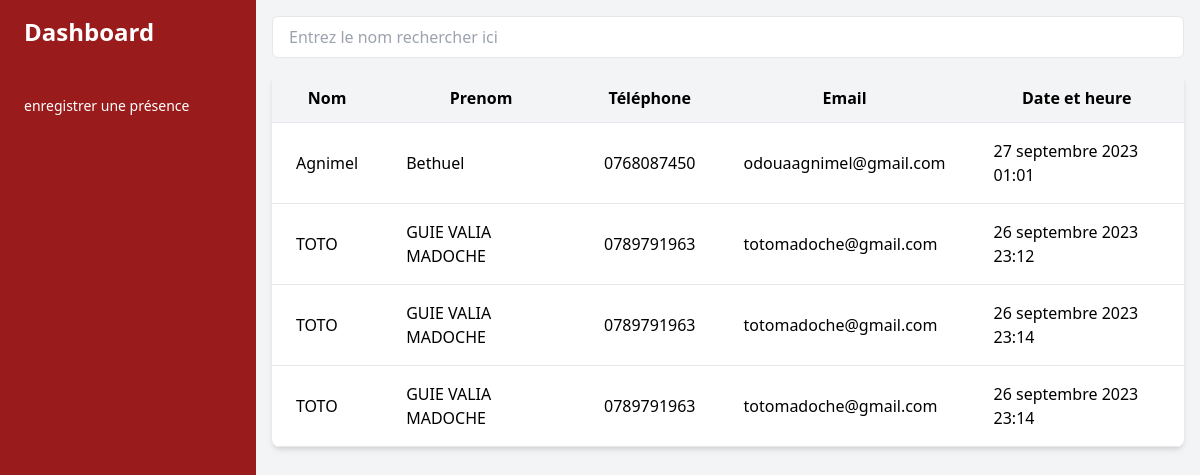
The page /presence/ on the database its author committed.
### simplon_app/models.py (models this page shows, shortened)
class Presence(models.Model):
    nom = models.CharField(max_length=30)
    prenom = models.CharField(max_length=50)
    telephone = models.CharField(max_length=12)
    email = models.EmailField()
    date_presence = models.DateTimeField(auto_now_add=True)

### simplon_app/views.py (the view, shortened to what this page needs)
# urls.py: path("presence/",views.ListePresence,name="presence"),
def ListePresence(request):
    inscrit = Presence.objects.all().order_by('nom')
    context = {
        "inscrit":inscrit
    }
    return render(request,"simplon_app/inscrits.html",context=context)

### simplon_app/templates/simplon_app/inscrits.html (shortened to what this page needs)
<!DOCTYPE html>
<html lang="fr">
<head>
    <link href="https://cdn.jsdelivr.net/npm/tailwindcss@2.2.15/dist/tailwind.min.css" rel="stylesheet">
</head>
<body class="bg-gray-100 font-sans">
    <div class="flex">
        <aside class="w-64 bg-red-800 text-white h-screen">
            <div class="py-4 px-6">
                <h1 class="text-2xl font-semibold">Dashboard</h1>
            </div>
            <nav>
                <ul class="space-y-2 mt-6">
                    <li><a href="{%url 'accueil' %}" class="block px-6 py-2 text-sm hover:bg-gray-600">enregistrer une présence</a></li>
                </ul>
            </nav>
        </aside>
        <main class="flex-1 p-4">
            <form action="" method="POST">
                <div class="mb-4">
                    <input type="search" name="recherche" placeholder="Entrez le nom rechercher ici" class="w-full px-4 py-2 rounded-md border focus:outline-none focus:border-blue-500">
                </div>
            </form>
            <div class="bg-white shadow-md rounded-lg overflow-hidden">
                <table class="w-full">
                    <thead>
                        <tr>
                            <th class="px-6 py-3 bg-gray-100 border-b">Nom</th>
                            <th class="px-6 py-3 bg-gray-100 border-b">Prenom</th>
                            <th class="px-6 py-3 bg-gray-100 border-b">Téléphone</th>
                            <th class="px-6 py-3 bg-gray-100 border-b">Email</th>
                            <th class="px-6 py-3 bg-gray-100 border-b">Date et heure</th>
                        </tr>
                    </thead>
                    <tbody>
                        {% for inscrit in inscrit  %}
                        <tr>
                            <td class="px-6 py-4 border-b">{{inscrit.nom}}</td>
                            <td class="px-6 py-4 border-b">{{inscrit.prenom}}</td>
                            <td class="px-6 py-4 border-b">{{inscrit.telephone}}</td>
                            <td class="px-6 py-4 border-b">{{inscrit.email}}</td>
                            <td class="px-6 py-4 border-b">{{inscrit.date_presence}}</td>
                        </tr>
                        {% endfor %}
                    </tbody>
                </table>
            </div>
        </main>
    </div>
</body>
</html>

### rows shown on the page
Presence: nom "Agnimel", prenom "Bethuel", telephone "0768087450", email "odouaagnimel@gmail.com", date_presence "27 septembre 2023 01:01"
Presence: nom "TOTO", prenom "GUIE VALIA MADOCHE", telephone "0789791963", email "totomadoche@gmail.com", date_presence "26 septembre 2023 23:12"
Presence: nom "TOTO", prenom "GUIE VALIA MADOCHE", telephone "0789791963", email "totomadoche@gmail.com", date_presence "26 septembre 2023 23:14"
Presence: nom "TOTO", prenom "GUIE VALIA MADOCHE", telephone "0789791963", email "totomadoche@gmail.com", date_presence "26 septembre 2023 23:14"
